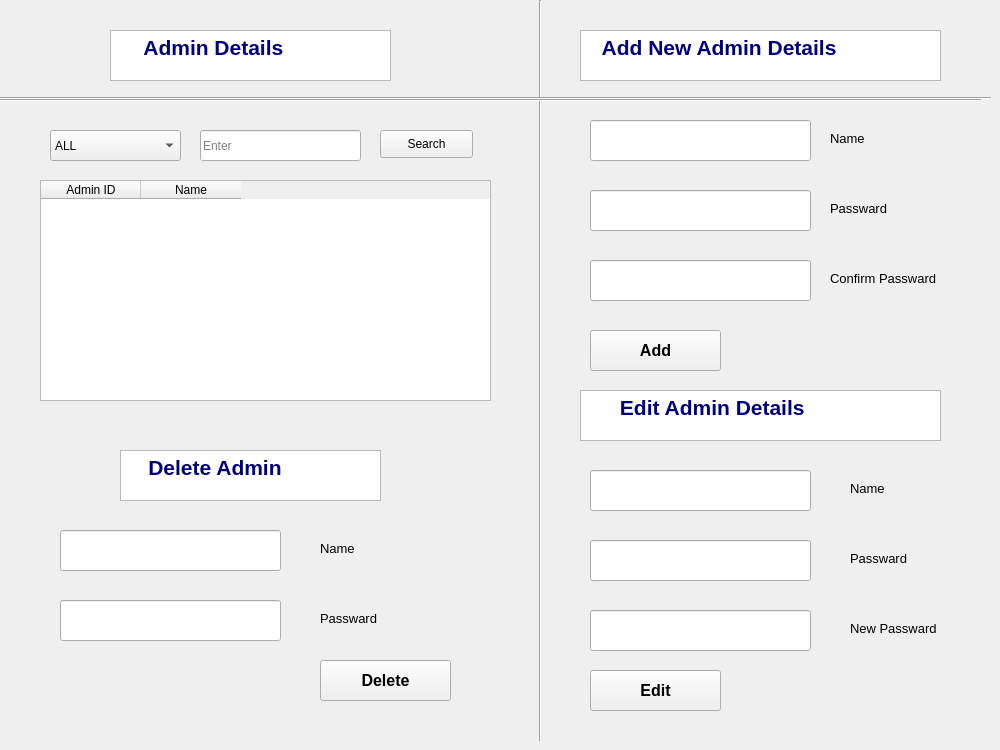
      <widget class="QWidget" name="tab_7">
       <attribute name="title">
        <string>Page</string>
       </attribute>
       <widget class="QPushButton" name="pushButton_40">
        <property name="geometry">
         <rect>
          <x>380</x>
          <y>130</y>
          <width>93</width>
          <height>28</height>
         </rect>
        </property>
        <property name="text">
         <string>Search</string>
        </property>
       </widget>
       <widget class="QLineEdit" name="lineEdit_70">
        <property name="geometry">
         <rect>
          <x>200</x>
          <y>130</y>
          <width>161</width>
          <height>31</height>
         </rect>
        </property>
        <property name="placeholderText">
         <string>Enter</string>
        </property>
       </widget>
       <widget class="QTableWidget" name="tableWidget_19">
        <property name="geometry">
         <rect>
          <x>40</x>
          <y>180</y>
          <width>451</width>
          <height>221</height>
         </rect>
        </property>
        <column>
         <property name="text">
          <string>Admin ID</string>
         </property>
        </column>
        <column>
         <property name="text">
          <string>Name</string>
         </property>
        </column>
       </widget>
       <widget class="Line" name="line_24">
        <property name="geometry">
         <rect>
          <x>530</x>
          <y>0</y>
          <width>20</width>
          <height>741</height>
         </rect>
        </property>
        <property name="orientation">
         <enum>Qt::Vertical</enum>
        </property>
       </widget>
       <widget class="QTextBrowser" name="textBrowser_27">
        <property name="geometry">
         <rect>
          <x>110</x>
          <y>30</y>
          <width>281</width>
          <height>51</height>
         </rect>
        </property>
        <property name="html">
         <string>&lt;!DOCTYPE HTML PUBLIC &quot;-//W3C//DTD HTML 4.0//EN&quot; &quot;http://www.w3.org/TR/REC-html40/strict.dtd&quot;&gt;
&lt;html&gt;&lt;head&gt;&lt;meta name=&quot;qrichtext&quot; content=&quot;1&quot; /&gt;&lt;style type=&quot;text/css&quot;&gt;
p, li { white-space: pre-wrap; }
&lt;/style&gt;&lt;/head&gt;&lt;body style=&quot; font-family:'MS Shell Dlg 2'; font-size:9pt; font-weight:400; font-style:normal;&quot;&gt;
&lt;p style=&quot; margin-top:0px; margin-bottom:0px; margin-left:0px; margin-right:0px; -qt-block-indent:0; text-indent:0px;&quot;&gt;&lt;span style=&quot; font-size:16pt; font-weight:600; color:#00007f;&quot;&gt;     Admin Details&lt;/span&gt;&lt;/p&gt;&lt;/body&gt;&lt;/html&gt;</string>
        </property>
       </widget>
       <widget class="QComboBox" name="comboBox_15">
        <property name="geometry">
         <rect>
          <x>50</x>
          <y>130</y>
          <width>131</width>
          <height>31</height>
         </rect>
        </property>
        <item>
         <property name="text">
          <string>ALL</string>
         </property>
        </item>
        <item>
         <property name="text">
          <string>Admin ID</string>
         </property>
        </item>
        <item>
         <property name="text">
          <string>Name</string>
         </property>
        </item>
       </widget>
       <widget class="QPushButton" name="pushButton_41">
        <property name="geometry">
         <rect>
          <x>590</x>
          <y>330</y>
          <width>131</width>
          <height>41</height>
         </rect>
        </property>
        <property name="font">
         <font>
          <pointsize>12</pointsize>
          <weight>75</weight>
          <bold>true</bold>
         </font>
        </property>
        <property name="text">
         <string>Add</string>
        </property>
       </widget>
       <widget class="QLabel" name="label_57">
        <property name="geometry">
         <rect>
          <x>851</x>
          <y>440</y>
          <width>131</width>
          <height>16</height>
         </rect>
        </property>
        <property name="font">
         <font>
          <pointsize>10</pointsize>
         </font>
        </property>
        <property name="text">
         <string/>
        </property>
       </widget>
       <widget class="QLineEdit" name="lineEdit_71">
        <property name="geometry">
         <rect>
          <x>590</x>
          <y>260</y>
          <width>221</width>
          <height>41</height>
         </rect>
        </property>
        <property name="font">
         <font>
          <pointsize>10</pointsize>
         </font>
        </property>
        <property name="echoMode">
         <enum>QLineEdit::Password</enum>
        </property>
       </widget>
       <widget class="QLineEdit" name="lineEdit_72">
        <property name="geometry">
         <rect>
          <x>590</x>
          <y>120</y>
          <width>221</width>
          <height>41</height>
         </rect>
        </property>
        <property name="font">
         <font>
          <pointsize>10</pointsize>
         </font>
        </property>
       </widget>
       <widget class="QPushButton" name="pushButton_42">
        <property name="geometry">
         <rect>
          <x>590</x>
          <y>670</y>
          <width>131</width>
          <height>41</height>
         </rect>
        </property>
        <property name="font">
         <font>
          <pointsize>12</pointsize>
          <weight>75</weight>
          <bold>true</bold>
         </font>
        </property>
        <property name="text">
         <string>Edit</string>
        </property>
       </widget>
       <widget class="QLineEdit" name="lineEdit_73">
        <property name="geometry">
         <rect>
          <x>590</x>
          <y>540</y>
          <width>221</width>
          <height>41</height>
         </rect>
        </property>
        <property name="font">
         <font>
          <pointsize>10</pointsize>
         </font>
        </property>
        <property name="echoMode">
         <enum>QLineEdit::Password</enum>
        </property>
       </widget>
       <widget class="QLabel" name="label_58">
        <property name="geometry">
         <rect>
          <x>830</x>
          <y>130</y>
          <width>81</width>
          <height>16</height>
         </rect>
        </property>
        <property name="font">
         <font>
          <pointsize>10</pointsize>
         </font>
        </property>
        <property name="text">
         <string>Name</string>
        </property>
       </widget>
       <widget class="QLineEdit" name="lineEdit_74">
        <property name="geometry">
         <rect>
          <x>590</x>
          <y>610</y>
          <width>221</width>
          <height>41</height>
         </rect>
        </property>
        <property name="font">
         <font>
          <pointsize>10</pointsize>
         </font>
        </property>
        <property name="echoMode">
         <enum>QLineEdit::Password</enum>
        </property>
       </widget>
       <widget class="QTextBrowser" name="textBrowser_28">
        <property name="geometry">
         <rect>
          <x>580</x>
          <y>30</y>
          <width>361</width>
          <height>51</height>
         </rect>
        </property>
        <property name="html">
         <string>&lt;!DOCTYPE HTML PUBLIC &quot;-//W3C//DTD HTML 4.0//EN&quot; &quot;http://www.w3.org/TR/REC-html40/strict.dtd&quot;&gt;
&lt;html&gt;&lt;head&gt;&lt;meta name=&quot;qrichtext&quot; content=&quot;1&quot; /&gt;&lt;style type=&quot;text/css&quot;&gt;
p, li { white-space: pre-wrap; }
&lt;/style&gt;&lt;/head&gt;&lt;body style=&quot; font-family:'MS Shell Dlg 2'; font-size:9pt; font-weight:400; font-style:normal;&quot;&gt;
&lt;p style=&quot; margin-top:0px; margin-bottom:0px; margin-left:0px; margin-right:0px; -qt-block-indent:0; text-indent:0px;&quot;&gt;&lt;span style=&quot; font-size:16pt; font-weight:600; color:#00007f;&quot;&gt;   Add New Admin Details&lt;/span&gt;&lt;/p&gt;&lt;/body&gt;&lt;/html&gt;</string>
        </property>
       </widget>
       <widget class="QLineEdit" name="lineEdit_75">
        <property name="geometry">
         <rect>
          <x>590</x>
          <y>190</y>
          <width>221</width>
          <height>41</height>
         </rect>
        </property>
        <property name="font">
         <font>
          <pointsize>10</pointsize>
         </font>
        </property>
        <property name="echoMode">
         <enum>QLineEdit::Password</enum>
        </property>
       </widget>
       <widget class="QLabel" name="label_59">
        <property name="geometry">
         <rect>
          <x>850</x>
          <y>480</y>
          <width>131</width>
          <height>16</height>
         </rect>
        </property>
        <property name="font">
         <font>
          <pointsize>10</pointsize>
         </font>
        </property>
        <property name="text">
         <string>Name</string>
        </property>
       </widget>
       <widget class="QLabel" name="label_60">
        <property name="geometry">
         <rect>
          <x>830</x>
          <y>200</y>
          <width>71</width>
          <height>16</height>
         </rect>
        </property>
        <property name="font">
         <font>
          <pointsize>10</pointsize>
         </font>
        </property>
        <property name="text">
         <string>Passward</string>
        </property>
       </widget>
       <widget class="QLabel" name="label_61">
        <property name="geometry">
         <rect>
          <x>850</x>
          <y>550</y>
          <width>121</width>
          <height>16</height>
         </rect>
        </property>
        <property name="font">
         <font>
          <pointsize>10</pointsize>
         </font>
        </property>
        <property name="text">
         <string>Passward</string>
        </property>
       </widget>
       <widget class="QLabel" name="label_62">
        <property name="geometry">
         <rect>
          <x>830</x>
          <y>270</y>
          <width>141</width>
          <height>16</height>
         </rect>
        </property>
        <property name="font">
         <font>
          <pointsize>10</pointsize>
         </font>
        </property>
        <property name="text">
         <string>Confirm Passward</string>
        </property>
       </widget>
       <widget class="QLineEdit" name="lineEdit_76">
        <property name="geometry">
         <rect>
          <x>590</x>
          <y>470</y>
          <width>221</width>
          <height>41</height>
         </rect>
        </property>
        <property name="font">
         <font>
          <pointsize>10</pointsize>
         </font>
        </property>
       </widget>
       <widget class="QTextBrowser" name="textBrowser_29">
        <property name="geometry">
         <rect>
          <x>580</x>
          <y>390</y>
          <width>361</width>
          <height>51</height>
         </rect>
        </property>
        <property name="html">
         <string>&lt;!DOCTYPE HTML PUBLIC &quot;-//W3C//DTD HTML 4.0//EN&quot; &quot;http://www.w3.org/TR/REC-html40/strict.dtd&quot;&gt;
&lt;html&gt;&lt;head&gt;&lt;meta name=&quot;qrichtext&quot; content=&quot;1&quot; /&gt;&lt;style type=&quot;text/css&quot;&gt;
p, li { white-space: pre-wrap; }
&lt;/style&gt;&lt;/head&gt;&lt;body style=&quot; font-family:'MS Shell Dlg 2'; font-size:9pt; font-weight:400; font-style:normal;&quot;&gt;
&lt;p style=&quot; margin-top:0px; margin-bottom:0px; margin-left:0px; margin-right:0px; -qt-block-indent:0; text-indent:0px;&quot;&gt;&lt;span style=&quot; font-size:16pt; font-weight:600; color:#00007f;&quot;&gt;      Edit Admin Details&lt;/span&gt;&lt;/p&gt;&lt;/body&gt;&lt;/html&gt;</string>
        </property>
       </widget>
       <widget class="QLabel" name="label_63">
        <property name="geometry">
         <rect>
          <x>850</x>
          <y>620</y>
          <width>121</width>
          <height>16</height>
         </rect>
        </property>
        <property name="font">
         <font>
          <pointsize>10</pointsize>
         </font>
        </property>
        <property name="text">
         <string>New Passward</string>
        </property>
       </widget>
       <widget class="Line" name="line_32">
        <property name="geometry">
         <rect>
          <x>0</x>
          <y>90</y>
          <width>991</width>
          <height>16</height>
         </rect>
        </property>
        <property name="orientation">
         <enum>Qt::Horizontal</enum>
        </property>
       </widget>
       <widget class="Line" name="line_33">
        <property name="geometry">
         <rect>
          <x>0</x>
          <y>90</y>
          <width>981</width>
          <height>21</height>
         </rect>
        </property>
        <property name="orientation">
         <enum>Qt::Horizontal</enum>
        </property>
       </widget>
       <widget class="QLabel" name="label_15">
        <property name="geometry">
         <rect>
          <x>0</x>
          <y>100</y>
          <width>991</width>
          <height>641</height>
         </rect>
        </property>
        <property name="text">
         <string/>
        </property>
        <property name="pixmap">
         <pixmap>icons/william-iven-jrh5lAq-mIs-unsplash.jpg</pixmap>
        </property>
        <property name="scaledContents">
         <bool>false</bool>
        </property>
       </widget>
       <widget class="QPushButton" name="pushButton_55">
        <property name="geometry">
         <rect>
          <x>320</x>
          <y>660</y>
          <width>131</width>
          <height>41</height>
         </rect>
        </property>
        <property name="font">
         <font>
          <pointsize>12</pointsize>
          <weight>75</weight>
          <bold>true</bold>
         </font>
        </property>
        <property name="text">
         <string>Delete</string>
        </property>
       </widget>
       <widget class="QLabel" name="label_64">
        <property name="geometry">
         <rect>
          <x>320</x>
          <y>610</y>
          <width>121</width>
          <height>16</height>
         </rect>
        </property>
        <property name="font">
         <font>
          <pointsize>10</pointsize>
         </font>
        </property>
        <property name="text">
         <string>Passward</string>
        </property>
       </widget>
       <widget class="QLineEdit" name="lineEdit_77">
        <property name="geometry">
         <rect>
          <x>60</x>
          <y>530</y>
          <width>221</width>
          <height>41</height>
         </rect>
        </property>
        <property name="font">
         <font>
          <pointsize>10</pointsize>
         </font>
        </property>
       </widget>
       <widget class="QLabel" name="label_67">
        <property name="geometry">
         <rect>
          <x>320</x>
          <y>540</y>
          <width>131</width>
          <height>16</height>
         </rect>
        </property>
        <property name="font">
         <font>
          <pointsize>10</pointsize>
         </font>
        </property>
        <property name="text">
         <string>Name</string>
        </property>
       </widget>
       <widget class="QLineEdit" name="lineEdit_82">
        <property name="geometry">
         <rect>
          <x>60</x>
          <y>600</y>
          <width>221</width>
          <height>41</height>
         </rect>
        </property>
        <property name="font">
         <font>
          <pointsize>10</pointsize>
         </font>
        </property>
        <property name="echoMode">
         <enum>QLineEdit::Password</enum>
        </property>
       </widget>
       <widget class="QTextBrowser" name="textBrowser_31">
        <property name="geometry">
         <rect>
          <x>120</x>
          <y>450</y>
          <width>261</width>
          <height>51</height>
         </rect>
        </property>
        <property name="html">
         <string>&lt;!DOCTYPE HTML PUBLIC &quot;-//W3C//DTD HTML 4.0//EN&quot; &quot;http://www.w3.org/TR/REC-html40/strict.dtd&quot;&gt;
&lt;html&gt;&lt;head&gt;&lt;meta name=&quot;qrichtext&quot; content=&quot;1&quot; /&gt;&lt;style type=&quot;text/css&quot;&gt;
p, li { white-space: pre-wrap; }
&lt;/style&gt;&lt;/head&gt;&lt;body style=&quot; font-family:'MS Shell Dlg 2'; font-size:9pt; font-weight:400; font-style:normal;&quot;&gt;
&lt;p style=&quot; margin-top:0px; margin-bottom:0px; margin-left:0px; margin-right:0px; -qt-block-indent:0; text-indent:0px;&quot;&gt;&lt;span style=&quot; font-size:16pt; font-weight:600; color:#00007f;&quot;&gt;    Delete Admin &lt;/span&gt;&lt;/p&gt;&lt;/body&gt;&lt;/html&gt;</string>
        </property>
       </widget>
       <zorder>label_15</zorder>
       <zorder>pushButton_40</zorder>
       <zorder>lineEdit_70</zorder>
       <zorder>tableWidget_19</zorder>
       <zorder>line_24</zorder>
       <zorder>textBrowser_27</zorder>
       <zorder>comboBox_15</zorder>
       <zorder>pushButton_41</zorder>
       <zorder>label_57</zorder>
       <zorder>lineEdit_71</zorder>
       <zorder>lineEdit_72</zorder>
       <zorder>pushButton_42</zorder>
       <zorder>lineEdit_73</zorder>
       <zorder>label_58</zorder>
       <zorder>lineEdit_74</zorder>
       <zorder>textBrowser_28</zorder>
       <zorder>lineEdit_75</zorder>
       <zorder>label_59</zorder>
       <zorder>label_60</zorder>
       <zorder>label_61</zorder>
       <zorder>label_62</zorder>
       <zorder>lineEdit_76</zorder>
       <zorder>textBrowser_29</zorder>
       <zorder>label_63</zorder>
       <zorder>line_32</zorder>
       <zorder>line_33</zorder>
       <zorder>pushButton_55</zorder>
       <zorder>label_64</zorder>
       <zorder>lineEdit_77</zorder>
       <zorder>label_67</zorder>
       <zorder>lineEdit_82</zorder>
       <zorder>textBrowser_31</zorder>
      </widget>
